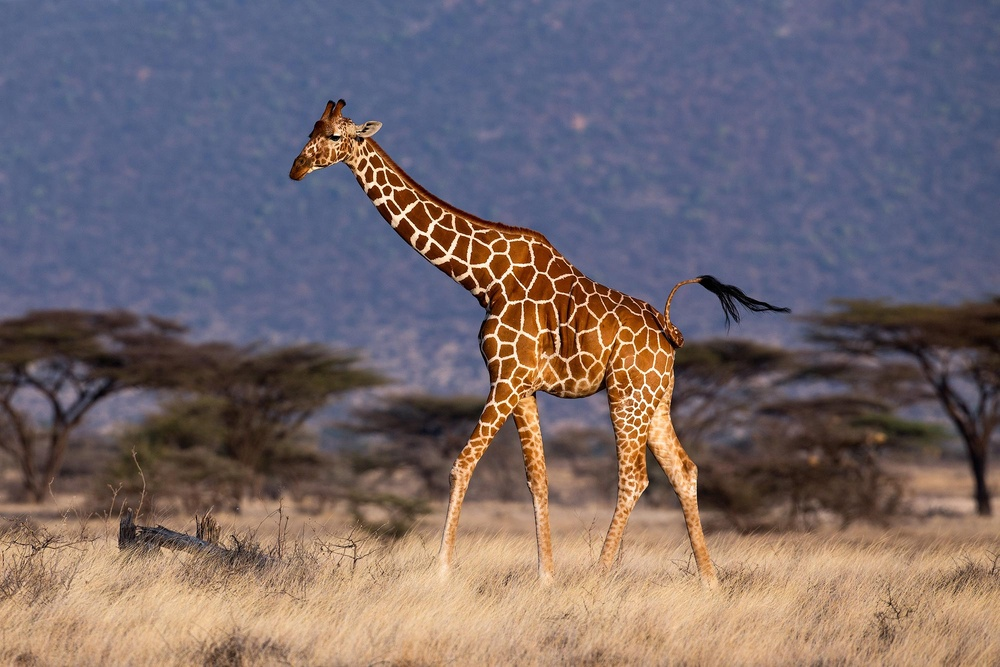
#> input picture Dataset/Object.jpg, 1000 x 667 px, shrunk from 2000 x 1334 before the run
$ python 2301878624.py
#> lines starting #> are read from the running program, lines starting #| are printed output that depends on the picture
import cv2
import os
import matplotlib.pyplot as plt

path = 'Dataset/Data'

img = cv2.imread('Dataset/Object.jpg')
#> img is the input picture: shape (667, 1000, 3); mean B, G, R 108.2, 104.5, 116.6
img = cv2.cvtColor(img, cv2.COLOR_BGR2GRAY)
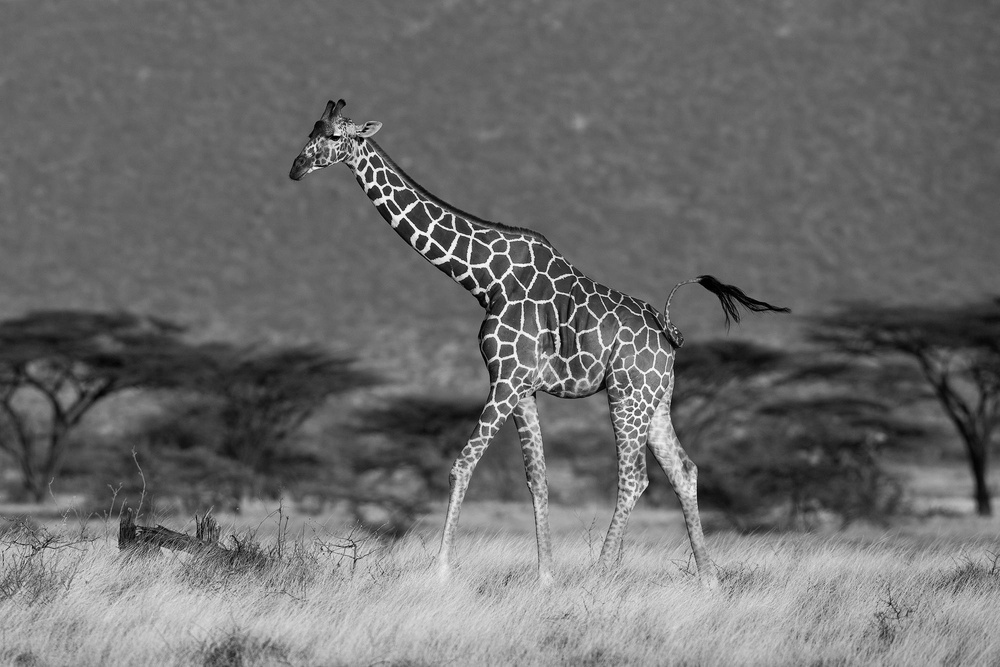
#> img: shape (667, 1000); min 0, max 252, mean 108.5

current_img = []
for i in os.listdir(path):
    file = i.split('.')
    if file[1] == 'jpg':
        img_path = cv2.imread(path + '/' + i)
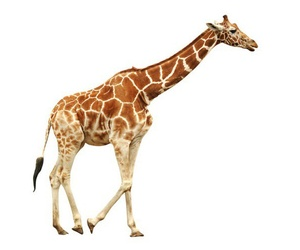
#> input picture Dataset/Data/0.jpg, 300 x 250 px, shrunk from 600 x 500 before the run
#> img_path is the input picture: shape (250, 300, 3); mean B, G, R 229.2, 236.2, 243
        img_path = cv2.cvtColor(img_path, cv2.COLOR_BGR2GRAY)
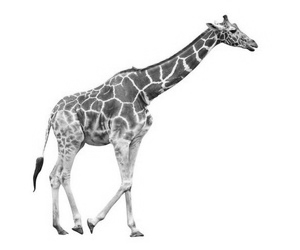
#> img_path: shape (250, 300); min 6, max 255, mean 237.4
        img_path = cv2.GaussianBlur(img_path, (3,3), 0)
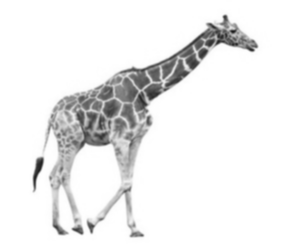
#> img_path: shape (250, 300); min 27, max 255, mean 237.4
        current_img.append(img_path)
#> pass 2 of the loop `for i in os.listdir(path):`:
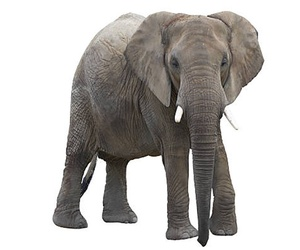
#> input picture Dataset/Data/1.jpg, 300 x 250 px, shrunk from 600 x 500 before the run
#> img_path is the input picture: shape (250, 300, 3); mean B, G, R 184.7, 187.3, 190.1
#> `img_path = cv2.GaussianBlur(img_path, (3,3), 0)`:
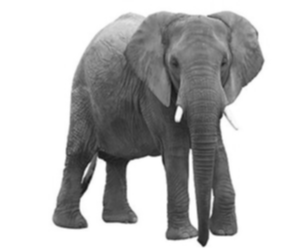
#> img_path: shape (250, 300); min 22, max 255, mean 187.9
#> pass 3 of the loop `for i in os.listdir(path):`:
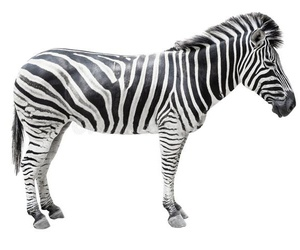
#> input picture Dataset/Data/2.jpg, 300 x 250 px, shrunk from 600 x 500 before the run
#> img_path is the input picture: shape (250, 300, 3); mean B, G, R 212.2, 212.2, 212.3
#> `img_path = cv2.GaussianBlur(img_path, (3,3), 0)`:
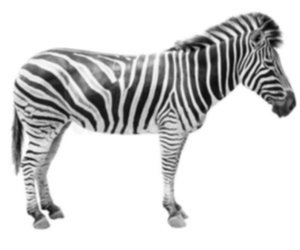
#> img_path: shape (250, 300); min 6, max 255, mean 212.2

#> (the run stopped early here; a loop or call above may not have finished)
